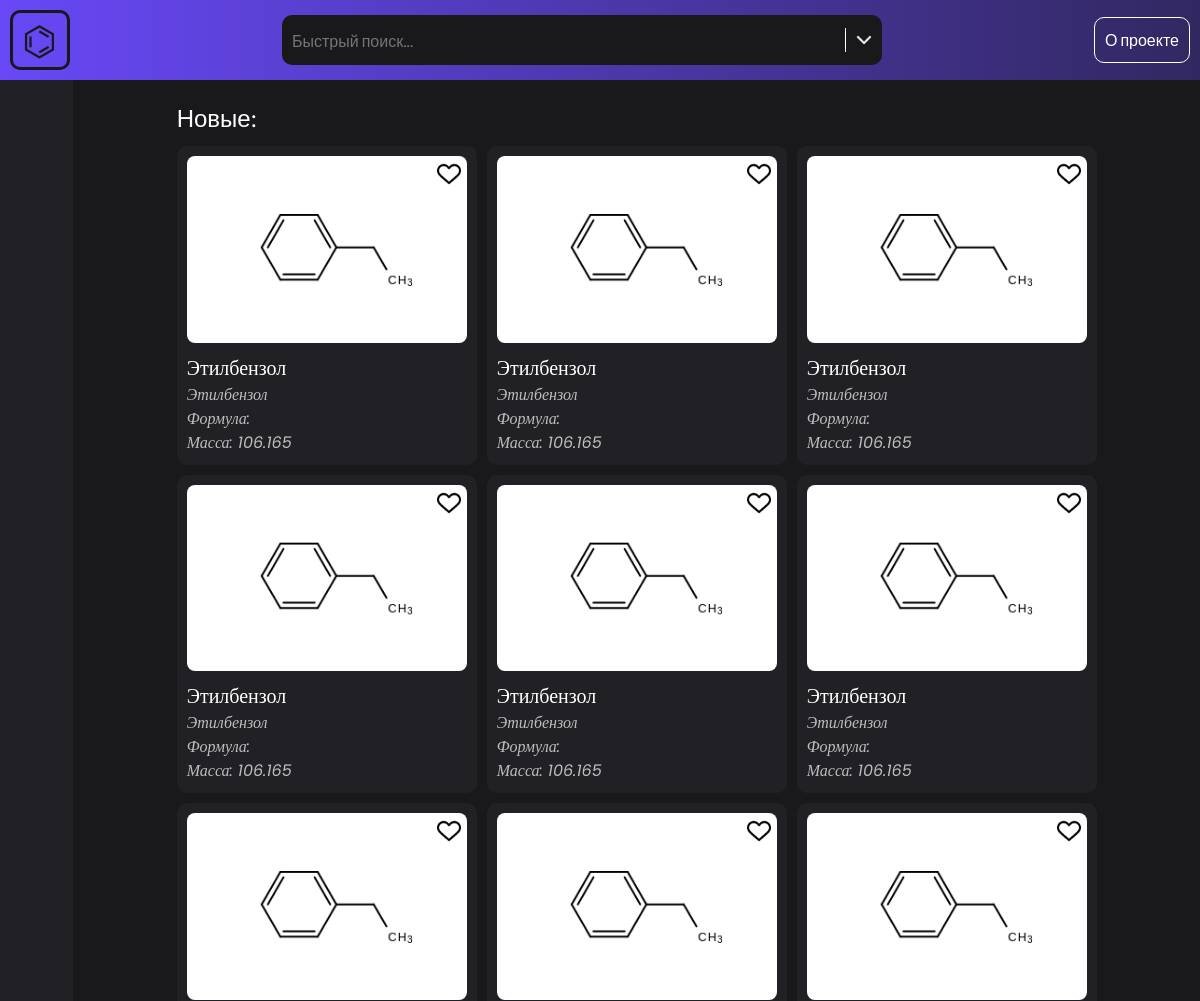
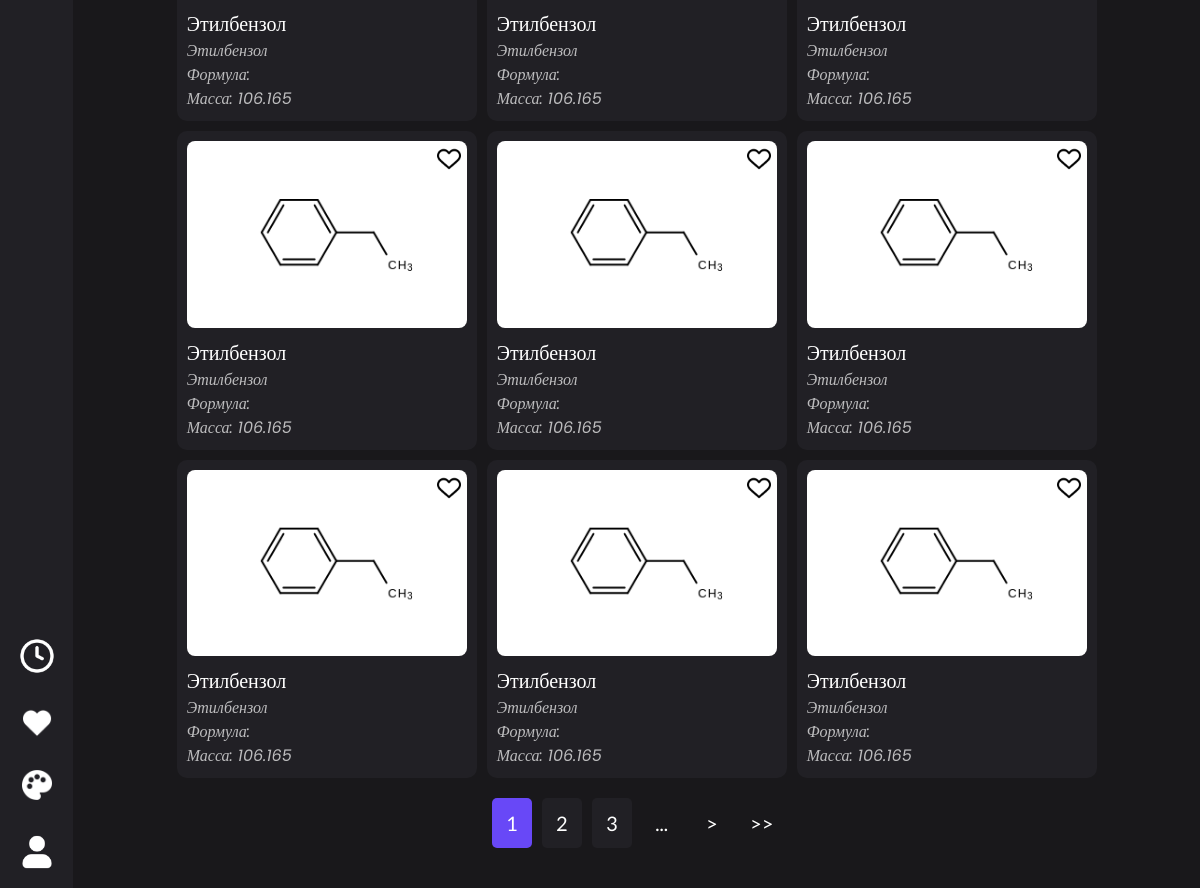
The page / on the database its author committed (2 pictures, top to bottom).
### tables this page shows
CREATE TABLE substances (
    id INTEGER PRIMARY KEY AUTOINCREMENT,
    name TEXT NOT NULL,
    other_names JSON,
    name_iupac TEXT NOT NULL,
    bruto_formula TEXT NOT NULL,
    mass FLOAT NOT NULL,
    characteristics JSON,
    description TEXT,
    sources JSON,
    author_id INTEGER,
    created_datatime TEXT,
    updated_datatime TEXT,
    admin_confirmed BOOLEAN
);

### app.py (the view)
    @app.route("/")
    def get_index():
        liked_ids = set(get_likes(True)) if ses() else set()
        substances = db_get_substances(
            """SELECT * FROM substances WHERE admin_confirmed LIMIT 20""",
            liked_ids=liked_ids,
        )
        substance = substances[0] if substances else None
        return render_template(
            "index.html",
            recent_substances=[substance] * 5 if substance else [],
            view_substances=[substance] * 15 if substance else [],
            liked_substances=get_likes(False),
            view_substances_pages_count=10,
        )

### app.py (called while the page is built)
    def ses():  # TODO
        global session
        if "logged" in session:
            return session["logged"]
        else:
            session["logged"] = False
            return False

    def get_likes(t):
        if t:
            if not ses():
                return []
            user_email = session["email"]
            cur.execute(f"""SELECT likes FROM users WHERE email = '{user_email}'""")
            result = cur.fetchone()
            return json.loads(result["likes"]) if result else []
        else:
            likes_ids = get_likes(True)
            sql = (
                f"""SELECT * FROM substances WHERE id IN ({','.join(map(str, likes_ids))})"""
                if likes_ids
                else """SELECT * FROM substances WHERE 1=0"""
            )
            substances = db_get_substances(sql, liked_ids=set(likes_ids))
            return substances

    def db_get_substances(sql, liked_ids=None):
        liked_ids = liked_ids or set()  # Значение по умолчанию
        cur.execute(sql)
        return [
            {
                **substance,
                "other_names": json.loads(substance["other_names"]),
                "characteristics": json.loads(substance["characteristics"]),
                "sources": json.loads(substance["sources"]),
                "type": "substance",
                "liked": "true" if str(substance["id"]) in liked_ids else "false",
            }
            for substance in cur.fetchall()
        ]

    @app.template_filter("regex_replace")
    def regex_replace(s, find, replace):
        return re.sub(find, replace, s)

    @app.context_processor
    def global_variables():
        return {
            "APP_NAME": "Amen",
            "IsMobile": re.search(
                "(Mobile|Android|iPhone|iPad|iPod|BlackBerry|Windows Phone|Opera Mini)",
                request.headers.get("User-Agent"),
            ),
            "THEME": "default",
            "THEME_TYPE": "dark",
        }

### templates/index.html
{% from 'other/tools.html' import process_cards, pages_row %}
{% extends 'layouts/main.html' %}
{% block content %}
{% if view_substances is defined %}
<div class="cards-category">
  <p class="cards-category-header">Новые:</p>
  {{ process_cards(view_substances) }}
  {{ pages_row(view_substances_pages_count) }}
</div>
{% endif %} {% endblock %}

### templates/other/tools.html (shortened to what this page needs)
{% macro process_cards(items) %}
<div class="tool-cards">
  {% for item in items %}
  <div
    class="tool-cards-item"
    data-id="{{ item.id }}"
    data-name="{{ item.name }}"
    data-name-iupac="{{ item.name_iupac }}"
    data-type="{{ item.type }}"
    data-liked="{{ item.liked }}"
  >
    <img
      src="{{ url_for('static', filename='db/structures/' ~ item.id ~ '.png') }}"
      alt=""
      class="tool-cards-item-image"
    />
    <p class="tool-cards-item-name">{{ item.name }}</p>
    <p class="tool-cards-item-extra">{{ item.name_iupac }}</p>
    <p class="tool-cards-item-extra">Формула: {{ item.formula }}</p>
    <p class="tool-cards-item-extra">Масса: {{ item.mass }}</p>
    <img
      src="{{ url_for('static', filename='images/ui/' + ('heart-red.png' if item.liked == 'true' else 'heart-empty.png')) }}"
      alt=""
      class="tool-cards-item-like"
    />
  </div>
  {% endfor %}
</div>
{% endmacro %}
{% macro pages_row(pages_count) %}
<div class="tool-pages-row">
  {% set current_page = (request.args.get("p")|int if request.args.get("p")|int
  > 0 else 1) %}
  {% set url_params = request.query_string.decode()|regex_replace("[?&]*p=([^&#=]*)[&]*", "") %}
  {% set url = request.path ~ "?" ~ ("p=" if url_params == "" else url_params ~
  "&p=") %}
  {% for n in range( current_page - 2 if current_page - 2 > 0 else 1,
  current_page + 3 if current_page + 2 < pages_count else pages_count + 1 ) %}
  {% if n == current_page %}
  <div class="tool-pages-row-item-empty tool-pages-row-item active">
    {{ n }}
  </div>
  {% else %}
  <a href="{{ url ~ n }}" class="tool-pages-row-item-empty tool-pages-row-item"
    >{{ n }}</a
  >
  {% endif %} {% endfor %} {% if current_page + 2 < pages_count %}
  <div class="tool-pages-row-item-empty">...</div>
  {% endif %} {% if current_page != pages_count %}
  <a href="{{ url ~ (current_page + 1) }}" class="tool-pages-row-item-empty"
    >></a
  >
  {% if current_page + 2 < pages_count %}
  <a href="{{ url ~ pages_count }}" class="tool-pages-row-item-empty">>></a>
  {% endif %} {% endif %}
</div>
{% endmacro %}

### static/css/main.css (style rules this page uses)
.root { font-family: "Lato", sans-serif; background: var(--color-sec-); }
.cards-category { width: 100%; margin: 0 0 20px 0; display: flex; flex-direction: column; align-items: center; }
.cards-category-header { width: 100%; font-size: 24px; color: var(--color-sec); margin: 0 0 10px 0; }
.tool-cards { width: 100%; display: grid; grid-template-columns: repeat(auto-fit, 300px); grid-auto-rows: max-content; gap: 10px; }
.tool-cards-item { cursor: pointer; font-family: "Poppins", serif; position: relative; padding: 10px; height: max-content; width: 300px; display: flex; flex-direction: column; background: var(--color-extra); border-radius: 10px; }
.tool-cards-item-name, .tool-cards-item-extra { word-break: break-all; cursor: text; user-select: text; color: var(--color-sec); }
.tool-cards-item-name { font-size: 20px; }
.tool-cards-item-extra { font-style: italic; opacity: 0.7; }
.tool-cards-item-image { height: auto; width: 280px; border-radius: 8px; margin: 0 0 10px 0; }
.tool-cards-item-like { position: absolute; top: 16px; right: 16px; height: 24px; width: 24px; }
.tool-pages-row { height: 50px; margin: 20px 0 0 0; display: flex; align-items: center; }
.tool-pages-row-item-empty { font-size: 20px; color: var(--color-sec); height: 50px; width: 40px; margin: 0 5px; display: flex; align-items: center; justify-content: center; }
.tool-pages-row-item { background: var(--color-extra); border-radius: 5px; }
.tool-pages-row-item.active { cursor: default; background: var(--color-primary); border: none; }

### static/themes/default-dark.css (style rules this page uses)
:root { --color-primary: #6848f7; --color-primary-: #322861; --color-sec: #fff; --color-sec-: #19181b; --color-extra: #212025; --transition: 0.3s; --transition-fast: 0.2s; }

### rows shown on the page
substances: shows a picture, name "Этилбензол", name_iupac "Этилбензол", mass "106.165"

### other values the page prints
{{ n }} "1"
{{ n }} "2" "3"
